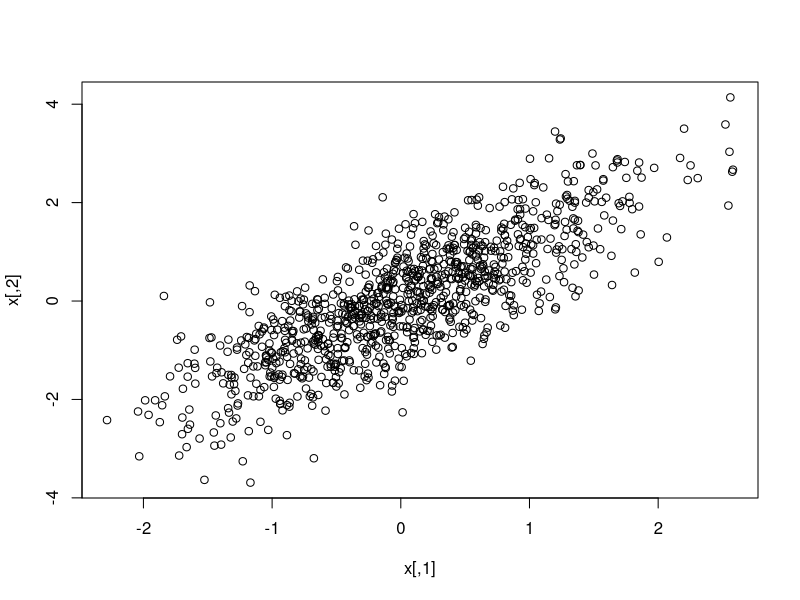
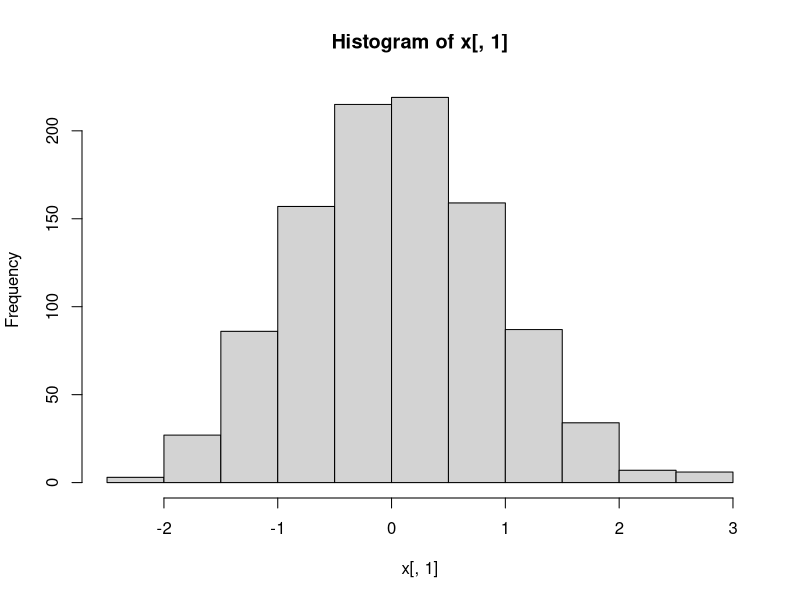
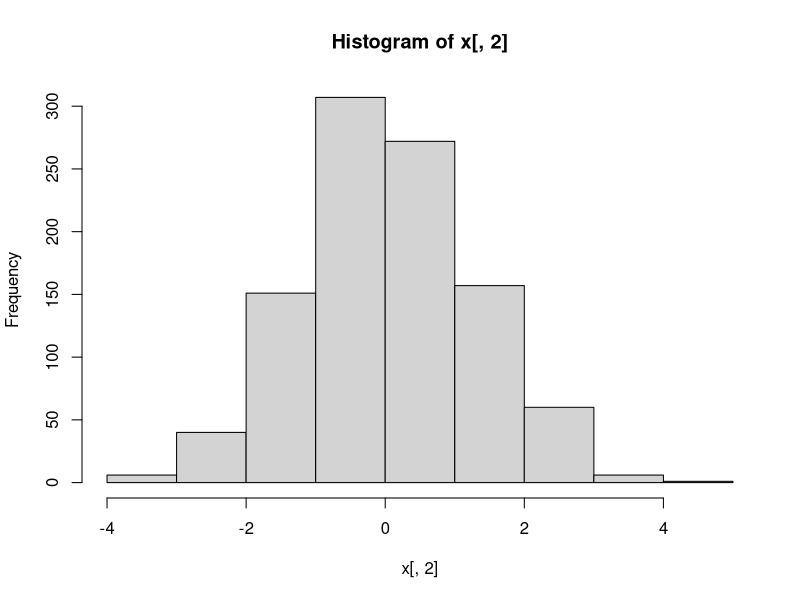

These charts were generated, in order, by the following R code:
# mvtnorm パッケージの読み込み
library(mvtnorm)

# パラメータ設定
mu <- c(0, 0)
Sig <- matrix(c(0.7, 0.8, 0.8, 1.5), ncol=2)

# ランダムな点を1000個生成
x <- rmvnorm(1000, mu, Sig)
plot(x)

# ヒストグラムの描画
hist(x[,1])
mean_x = mean(x[,1])
var_x = var(x[,1])
print(mean_x)
print(var_x)

hist(x[,2])
mean_y = mean(x[,2])
var_y = var(x[,2])
print(mean_y)
print(var_y)